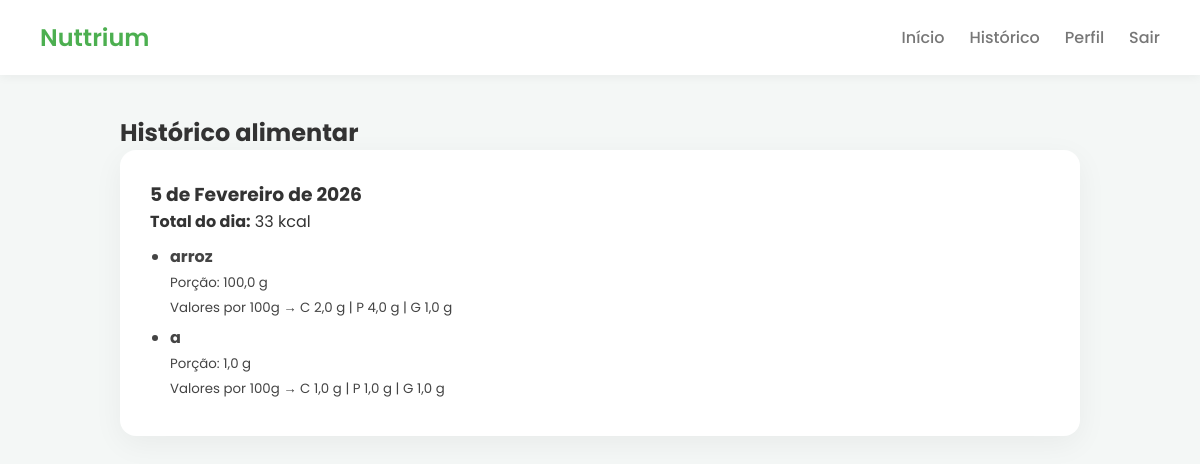
/historico/ (signed in), run on an earlier commit of the app's database.
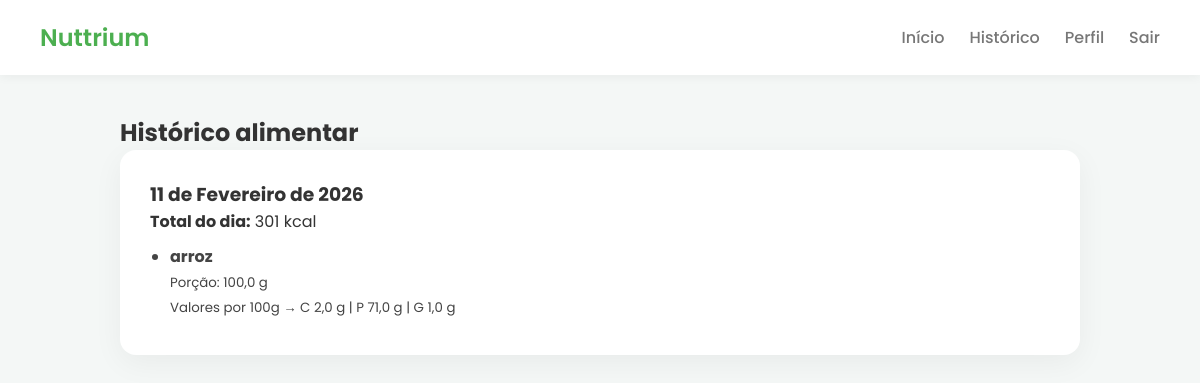
And on a later commit of the database.
### refeicoes/models.py (models this page shows)
class Refeicao(models.Model):
    user = models.ForeignKey(User, on_delete=models.CASCADE)
    nome = models.CharField(max_length=100)
    porcao = models.FloatField(help_text="Quantidade consumida em gramas")
    carboidratos = models.FloatField(help_text="Carboidratos por 100g")
    proteinas = models.FloatField(help_text="Proteínas por 100g")
    gorduras = models.FloatField(help_text="Gorduras por 100g")
    data = models.DateField(auto_now_add=True)
    def calorias(self):
        fator = self.porcao / 100
        return (
            (self.carboidratos * 4 +
             self.proteinas * 4 +
             self.gorduras * 9)
            * fator
        )

### alimentacao/views.py (the view)
# urls.py: path("historico/", views.historico, name="historico"),
@login_required
def historico(request):
    refeicoes = Refeicao.objects.filter(user=request.user).order_by("-data")
    dias = defaultdict(list)
    for r in refeicoes:
        dias[r.data].append(r)
    historico_formatado = []
    for data, itens in dias.items():
        total = sum(r.calorias() for r in itens)
        historico_formatado.append({
            "data": data,
            "total": total,
            "itens": itens
        })
    return render(request, "historico.html", {
        "dias": historico_formatado
    })

### alimentacao/templates/historico.html
{% extends 'base.html' %}
{% block content %}
<h2>Histórico alimentar</h2>
{% for dia in dias %}
  <div class="card">
    <h3>{{ dia.data }}</h3>
    <p><strong>Total do dia:</strong> {{ dia.total|floatformat:0 }} kcal</p>
    <ul class="lista-alimentos">
      {% for r in dia.itens %}
        <li>
          <strong>{{ r.nome }}</strong><br>
          <small>
            Porção: {{ r.porcao }} g<br>
            Valores por 100g →
            C {{ r.carboidratos }} g |
            P {{ r.proteinas }} g |
            G {{ r.gorduras }} g
          </small>
        </li>
      {% endfor %}
    </ul>
  </div>
{% empty %}
  <p>Nenhum registro ainda.</p>
{% endfor %}
{% endblock %}

### alimentacao/templates/base.html (shortened to what this page needs)
{% load static %}
<!DOCTYPE html>
<html lang="pt-br">
<head>
  <link rel="stylesheet" href="{% static 'css/styles.css' %}">
</head>
<body>
<header>
  <nav>
    <h1>Nuttrium</h1>
  <ul>
{% if user.is_authenticated %}
  <li><a href="{% url 'dashboard' %}">Início</a></li>
  <li><a href="{% url 'historico' %}">Histórico</a></li>
  <li><a href="{% url 'perfil' %}">Perfil</a></li>
  <li>
    <form method="post" action="{% url 'logout' %}">
      <button type="submit" class="nav-link">Sair</button>
    </form>
  </li>
{% else %}
  <li><a href="{% url 'login' %}">Entrar</a></li>
  <li><a href="{% url 'cadastro' %}">Criar conta</a></li>
{% endif %}
</ul>
  </nav>
</header>
<main>
  {% block content %}{% endblock %}
</main>
</body>
</html>

### alimentacao/static/css/styles.css (style rules this page uses)
:root { --verde: #4CAF50; --verde-escuro: #16771b; --fundo: #f4f7f6; --card: #ffffff; --texto: #333; --cinza: #777; }
* { margin: 0; padding: 0; box-sizing: border-box; font-family: 'Poppins', sans-serif; }
body { background: var(--fundo); color: var(--texto); }
header { background: var(--card); padding: 20px 40px; box-shadow: 0 2px 10px rgba(0,0,0,.05); }
nav { display: flex; justify-content: space-between; align-items: center; }
nav h1 { color: var(--verde); font-weight: 600; }
nav ul { list-style: none; display: flex; gap: 25px; }
nav a { text-decoration: none; color: var(--cinza); font-weight: 500; }
nav .nav-link { background: none; border: none; padding: 0; font: inherit; text-decoration: none; color: var(--cinza); font-weight: 500; cursor: pointer; }
main { max-width: 1000px; margin: 40px auto; padding: 0 20px; }
.card { background: var(--card); padding: 30px; border-radius: 16px; box-shadow: 0 8px 30px rgba(0,0,0,.05); margin-bottom: 30px; }
form { display: grid; gap: 15px; }
input, select, button { padding: 12px; border-radius: 10px; border: 1px solid #ddd; font-size: 14px; }
button { background: var(--verde); color: white; border: none; cursor: pointer; font-weight: 500; }
.lista-alimentos { margin-top: 10px; padding-left: 20px; }
.lista-alimentos li { margin-bottom: 6px; color: #444; }

What changed in the data, as far as the page shows it:
removed Refeicao: data "5 de Fevereiro de 2026", nome "arroz", porcao "100,0", carboidratos "2,0", proteinas "4,0", gorduras "1,0"
removed Refeicao: nome "a", porcao "1,0", carboidratos "1,0", proteinas "1,0", gorduras "1,0", shown under "5 de Fevereiro de 2026"
added Refeicao: data "11 de Fevereiro de 2026", nome "arroz", porcao "100,0", carboidratos "2,0", proteinas "71,0", gorduras "1,0"
Also different on the page:
new list line: "Total do dia: 301 kcal"
list line gone: "Total do dia: 33 kcal"
